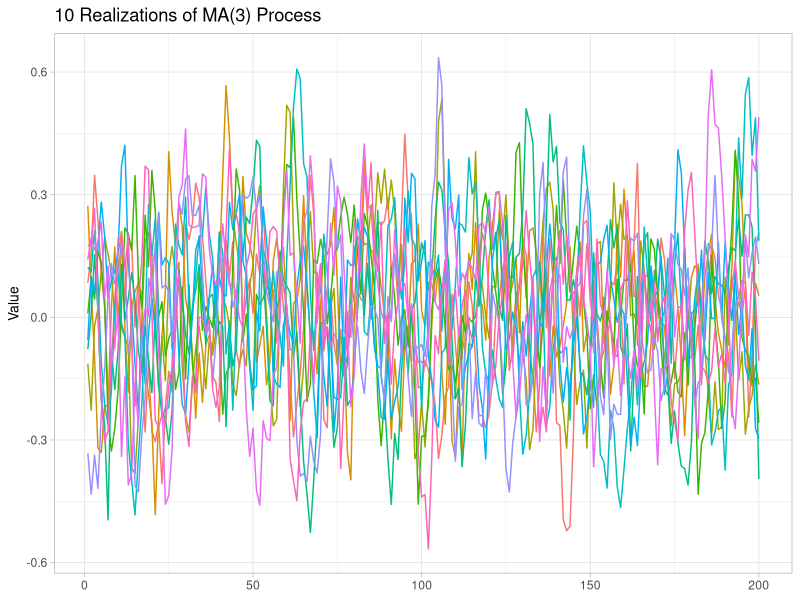
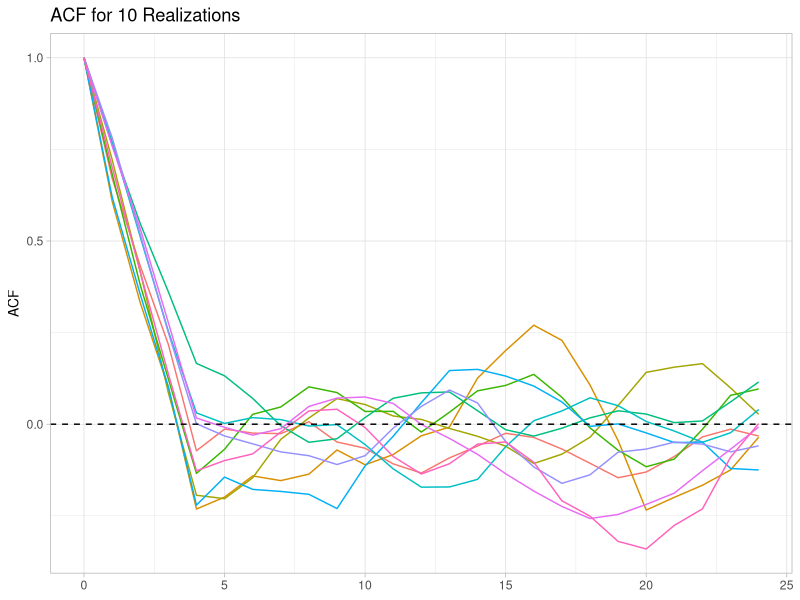
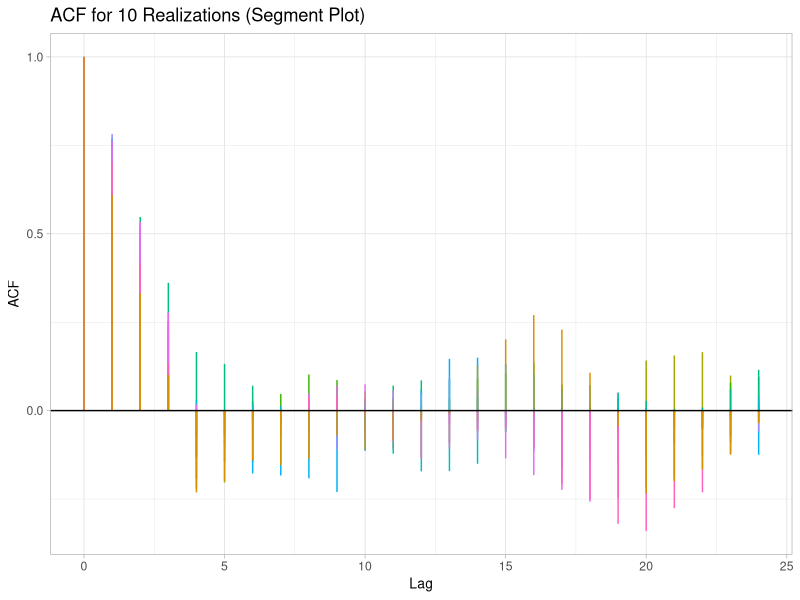
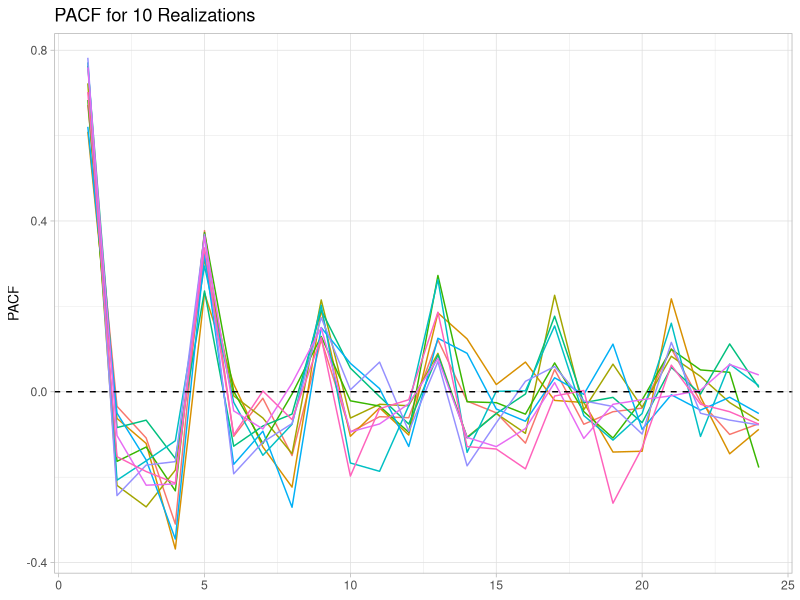
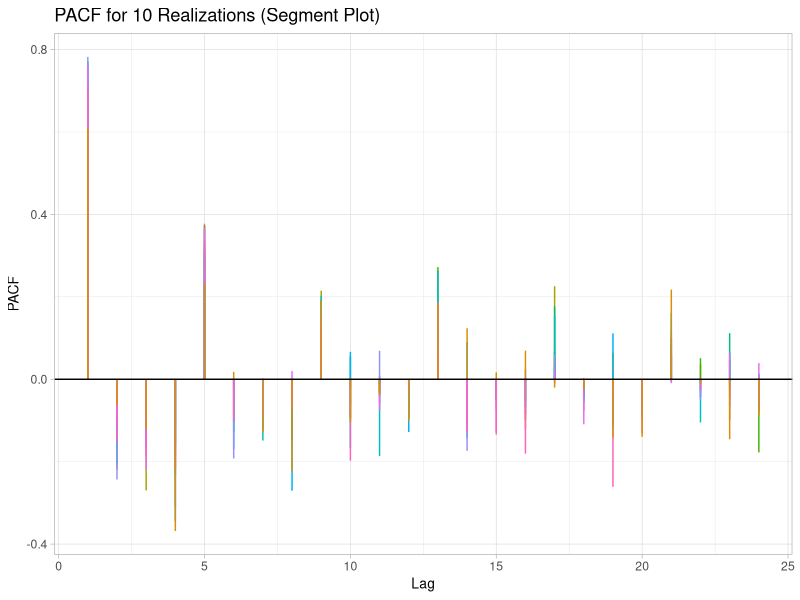
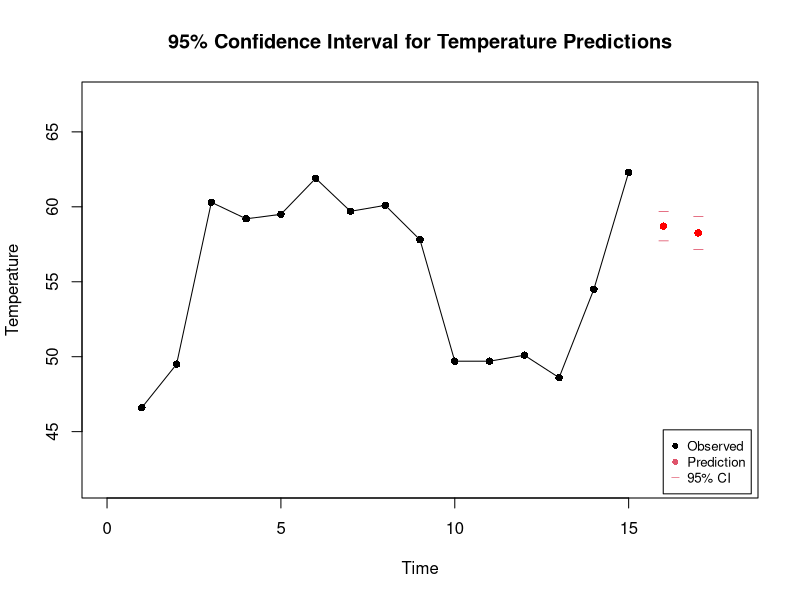
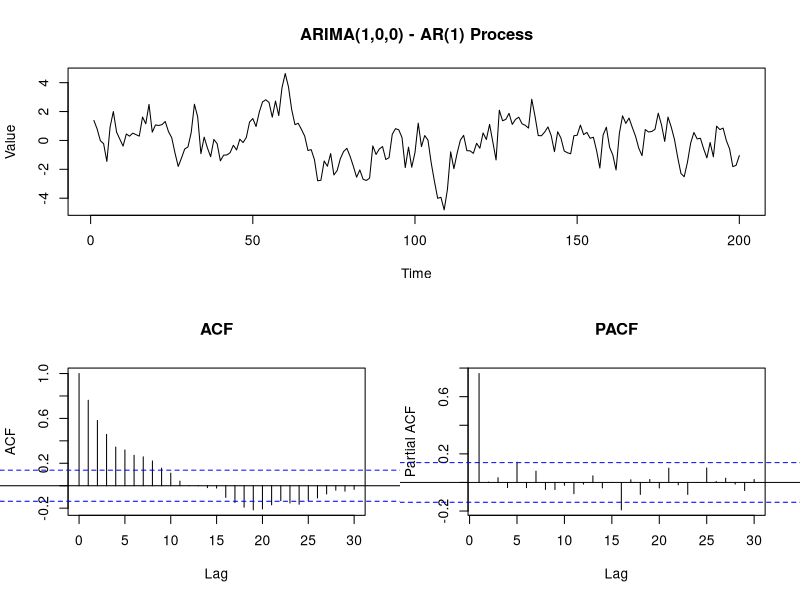
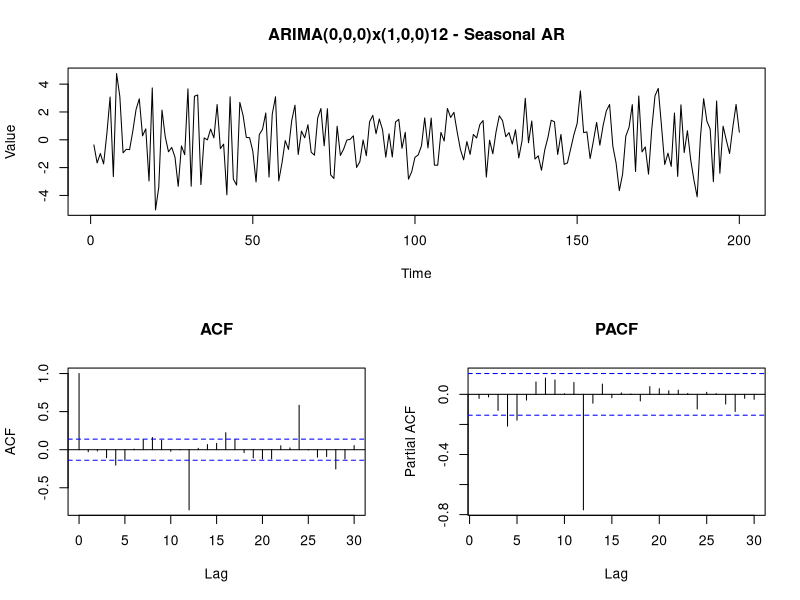

The R source for these figures, in order:
# Panagiotis Tsagkaroulis
# Time Series Analysis Script - Runnable Version

rm(list=ls())

# Install and load required packages
if(!require(tseries)) install.packages("tseries", repos='http://cran.rstudio.com/')
if(!require(tidyr)) install.packages("tidyr", repos='http://cran.rstudio.com/')
if(!require(ggplot2)) install.packages("ggplot2", repos='http://cran.rstudio.com/')

library(tseries)
library(tidyr)
library(ggplot2)

##============================================================================
## Part 1: Check stationarity of MA(3) process
##============================================================================

cat("\n=== Part 1: MA(3) Process Analysis ===\n")

# Check stationarity by finding roots
zroots <- polyroot(c(1, 1, 1, 1))
cat("Roots of MA polynomial:\n")
print(zroots)
cat("Absolute values of roots:\n")
print(abs(zroots))

##============================================================================
## Part 2: Simulate 10 realizations with 200 observations
##============================================================================

cat("\n=== Part 2: Simulating MA(3) Process ===\n")

set.seed(123)  # For reproducibility

# Simulate 10 realizations
sim1 <- cbind("Time" = 1:200, 
              replicate(10, arima.sim(model = list(ma = c(1, 1, 1), order = c(0, 0, 3)), 
                                     sd = 0.1, n = 200)))
colnames(sim1) <- c('Time', '1', '2', '3', '4', '5', '6', '7', '8', '9', '10')

# Convert to long format for plotting
dfsim1 <- pivot_longer(as.data.frame(sim1), cols = 2:11, names_to = "name", values_to = "value")

# Plot the 10 realizations
p <- ggplot(dfsim1, aes(y = value, color = name, x = Time)) + 
  geom_line() +
  theme_light() +
  theme(axis.title = element_text(size = 10), 
        legend.position = "none",
        axis.title.x = element_blank()) +
  labs(title = "10 Realizations of MA(3) Process", y = "Value")

print(p)

##============================================================================
## Part 3: Estimate and plot ACF for each realization
##============================================================================

cat("\n=== Part 3: ACF Analysis ===\n")

# Calculate ACF for each realization
acf_list <- lapply(2:11, function(i) {
  acf(sim1[, i], lag.max = 24, plot = FALSE)$acf
})

acfsim1 <- cbind("Lag" = 0:24, do.call(cbind, acf_list))
colnames(acfsim1) <- c("Lag", "1", "2", "3", "4", "5", "6", "7", "8", "9", "10")

dfacfsim1 <- pivot_longer(as.data.frame(acfsim1), cols = 2:11, names_to = "name", values_to = "value")

# Plot ACF as lines
p1 <- ggplot(dfacfsim1, aes(y = value, color = name, x = Lag)) + 
  geom_line() +
  theme_light() +
  theme(axis.title = element_text(size = 10), 
        legend.position = "none",
        axis.title.x = element_blank()) + 
  labs(y = "ACF", title = "ACF for 10 Realizations") +
  geom_hline(yintercept = 0, linetype = "dashed")

print(p1)

# Alternative: Plot ACF as segments (classical form)
p1_seg <- ggplot(dfacfsim1, aes(y = value, color = name, x = Lag)) + 
  geom_segment(aes(xend = Lag, yend = 0)) +
  theme_light() +
  theme(axis.title = element_text(size = 10), 
        legend.position = "none") + 
  labs(y = "ACF", x = "Lag", title = "ACF for 10 Realizations (Segment Plot)") +
  geom_hline(yintercept = 0)

print(p1_seg)

##============================================================================
## Part 4: Estimate and plot PACF for each realization
##============================================================================

cat("\n=== Part 4: PACF Analysis ===\n")

# Calculate PACF for each realization
pacf_list <- lapply(2:11, function(i) {
  pacf(sim1[, i], lag.max = 24, plot = FALSE)$acf
})

pacfsim1 <- cbind("Lag" = 1:24, do.call(cbind, pacf_list))
colnames(pacfsim1) <- c("Lag", "1", "2", "3", "4", "5", "6", "7", "8", "9", "10")

dfpacfsim1 <- pivot_longer(as.data.frame(pacfsim1), cols = 2:11, names_to = "name", values_to = "value")

# Plot PACF as lines
p2 <- ggplot(dfpacfsim1, aes(y = value, color = name, x = Lag)) + 
  geom_line() +
  theme_light() +
  theme(axis.title = element_text(size = 10), 
        legend.position = "none",
        axis.title.x = element_blank()) + 
  labs(y = "PACF", title = "PACF for 10 Realizations") +
  geom_hline(yintercept = 0, linetype = "dashed")

print(p2)

# Alternative: Plot PACF as segments
p2_seg <- ggplot(dfpacfsim1, aes(y = value, color = name, x = Lag)) + 
  geom_segment(aes(xend = Lag, yend = 0)) +
  theme_light() +
  theme(axis.title = element_text(size = 10), 
        legend.position = "none") + 
  labs(y = "PACF", x = "Lag", title = "PACF for 10 Realizations (Segment Plot)") +
  geom_hline(yintercept = 0)

print(p2_seg)

##============================================================================
## Part 5: Calculate variance of each realization
##============================================================================

cat("\n=== Part 5: Variance Analysis ===\n")

Variance <- apply(sim1[, 2:11], 2, var)
cat("Variance of each realization:\n")
print(Variance)
cat("\nMean variance:", mean(Variance), "\n")

##============================================================================
## Part 6: Predicting temperatures in district heating network
##============================================================================

cat("\n=== Part 6: Temperature Prediction ===\n")

# Create data frame
year <- c(rep(2016, 4), rep(2017, 11))
month <- c(9:12, 1:11)
temp <- c(46.6, 49.5, 60.3, 59.2, 59.5, 61.9, 59.7, 60.1, 57.8, 49.7, 49.7, 50.1, 48.6, 54.5, 62.3)
df <- data.frame(year, month, temp)

cat("Temperature data:\n")
print(df)

# Transform data (mu = 55)
X.t <- df$temp - 55
X.len <- length(X.t)

# Predictions
X.hat2017M12 <- 0.5 * X.t[X.len] - 0.3 * X.t[X.len - 1] + 0.9 * X.t[X.len - 11] - 
                0.45 * X.t[X.len - 12] + 0.27 * X.t[X.len - 13]

X.hat2018M1 <- 0.5 * X.hat2017M12 - 0.3 * X.t[X.len] + 0.9 * X.t[X.len - 10] - 
               0.45 * X.t[X.len - 11] + 0.27 * X.t[X.len - 12]

# Back-transformation
Y.hat2017M12 <- X.hat2017M12 + 55
Y.hat2018M1 <- X.hat2018M1 + 55

cat("\nPredicted temperature for 2017 M12:", Y.hat2017M12, "\n")
cat("Predicted temperature for 2018 M1:", Y.hat2018M1, "\n")

# Variance of prediction error
sigma.epsilon <- 0.5
V.epsilon2017M12 <- sigma.epsilon^2
V.epsilon2018M1 <- (1 + (0.5)^2) * (sigma.epsilon^2)

# 95% confidence interval
inter <- qnorm(0.975)

Y2017M12.low <- Y.hat2017M12 - inter * sqrt(V.epsilon2017M12)
Y2017M12.high <- Y.hat2017M12 + inter * sqrt(V.epsilon2017M12)
Y2018M1.low <- Y.hat2018M1 - inter * sqrt(V.epsilon2018M1)
Y2018M1.high <- Y.hat2018M1 + inter * sqrt(V.epsilon2018M1)

cat("\n95% CI for 2017 M12: [", Y2017M12.low, ",", Y2017M12.high, "]\n")
cat("95% CI for 2018 M1: [", Y2018M1.low, ",", Y2018M1.high, "]\n")

# Plot predictions with confidence intervals
prediction.interval.low <- c(Y2017M12.low, Y2018M1.low)
prediction.interval.high <- c(Y2017M12.high, Y2018M1.high)

time <- 1:15
plot(time, df$temp, 
     xlim = c(0, 18), 
     ylim = c(min(df$temp) - 5, max(df$temp) + 5),
     main = '95% Confidence Interval for Temperature Predictions',
     xlab = 'Time', 
     ylab = 'Temperature',
     pch = 16)

points(16, Y.hat2017M12, col = "red", pch = 16) 
points(17, Y.hat2018M1, col = "red", pch = 16)
points(16:17, prediction.interval.low, col = 2, pch = 95)
points(16:17, prediction.interval.high, col = 2, pch = 95)
lines(time, df$temp)

par(xpd = TRUE)
legend(x = "bottomright", 
       inset = 0.01, 
       legend = c("Observed", "Prediction", "95% CI"), 
       pch = c(16, 16, 95), 
       col = c(1, 2, 2), 
       cex = 0.8)

##============================================================================
## Part 7: Simulating Seasonal ARIMA Processes
##============================================================================

cat("\n=== Part 7: Seasonal ARIMA Simulations ===\n")

# Custom ARIMA simulation function (extended version)
arima.sim2 <- function(model, n, rand.gen = rnorm, innov = rand.gen(n, ...), 
                       n.start = NA, start.innov = rand.gen(n.start, ...), ...) {
  if (!is.list(model)) 
    stop("'model' must be list")
  if (n <= 0L) 
    stop("'n' must be strictly positive")
  
  p <- length(model$ar)
  if (p) {
    minroots <- min(Mod(polyroot(c(1, -model$ar))))
    if (minroots <= 1) 
      warning("'ar' part of model is not stationary")
  }
  
  q <- length(model$ma)
  if (is.na(n.start)) 
    n.start <- p + q + ifelse(p > 0, ceiling(6/log(minroots)), 0)
  if (n.start < p + q) 
    stop("burn-in 'n.start' must be as long as 'ar + ma'")
  
  d <- 0
  if (!is.null(ord <- model$order)) {
    if (length(ord) != 3L) 
      stop("'model$order' must be of length 3")
    if (p != ord[1L]) 
      stop("inconsistent specification of 'ar' order")
    if (q != ord[3L]) 
      stop("inconsistent specification of 'ma' order")
    d <- ord[2L]
    if (d != round(d) || d < 0) 
      stop("number of differences must be a positive integer")
  }
  
  if (!missing(start.innov) && length(start.innov) < n.start) 
    stop(sprintf(ngettext(n.start, "'start.innov' is too short: need %d point", 
                          "'start.innov' is too short: need %d points"), 
                 n.start), domain = NA)
  
  x <- ts(c(start.innov[seq_len(n.start)], innov[1L:n]), start = 1 - n.start)
  
  if (length(model$ma)) {
    x <- filter(x, c(1, model$ma), sides = 1L)
    x[seq_along(model$ma)] <- 0
  }
  
  if (length(model$ar)) 
    x <- filter(x, model$ar, method = "recursive")
  
  if (n.start > 0) 
    x <- x[-(seq_len(n.start))]
  
  if (d > 0) 
    x <- diffinv(x, differences = d)
  
  as.ts(x)
}

##----------------------------------------------------------------------------
## Model 1: ARIMA(1,0,0)x(0,0,0)12 with phi1 = 0.85
##----------------------------------------------------------------------------

cat("\n--- Model 1: AR(1) with phi1 = 0.85 ---\n")

set.seed(123)
sim3.1 <- arima.sim(model = list(ar = 0.85, order = c(1, 0, 0)), n = 200)

layout(matrix(c(1, 1, 2, 3), 2, 2, byrow = TRUE))
plot(sim3.1, main = 'ARIMA(1,0,0) - AR(1) Process', ylab = 'Value', xlab = 'Time')
acf(sim3.1, lag.max = 30, main = 'ACF')
pacf(sim3.1, lag.max = 30, main = 'PACF')

adf_result <- adf.test(sim3.1)
cat("ADF test p-value:", adf_result$p.value, "\n")

zroots1 <- polyroot(c(1, -0.85))
cat("Roots:", zroots1, "\n")
cat("Absolute values:", abs(zroots1), "\n")

dev.off()

##----------------------------------------------------------------------------
## Model 2: ARIMA(0,0,0)x(1,0,0)12 with PHI1 = -0.85
##----------------------------------------------------------------------------

cat("\n--- Model 2: Seasonal AR(1) with PHI1 = -0.85 ---\n")

set.seed(124)
sim3.2 <- arima.sim(model = list(ar = c(rep(0, 11), -0.85), order = c(12, 0, 0)), n = 200)

layout(matrix(c(1, 1, 2, 3), 2, 2, byrow = TRUE))
plot(sim3.2, main = 'ARIMA(0,0,0)x(1,0,0)12 - Seasonal AR', ylab = 'Value', xlab = 'Time')
acf(sim3.2, lag.max = 30, main = 'ACF')
pacf(sim3.2, lag.max = 30, main = 'PACF')

adf_result2 <- adf.test(sim3.2)
cat("ADF test p-value:", adf_result2$p.value, "\n")

zroots2 <- polyroot(c(1, rep(0, 11), -0.85))
len2 <- abs(zroots2)
cat("Absolute values of roots:", len2, "\n")

dev.off()

##----------------------------------------------------------------------------
## Model 3: ARIMA(1,0,0)x(0,0,1)12 with phi1 = 0.8, THETA1 = 0.9
##----------------------------------------------------------------------------

cat("\n--- Model 3: ARIMA(1,0,0)x(0,0,1)12 ---\n")

set.seed(125)
sim3.3 <- arima.sim(model = list(ar = 0.8, ma = c(rep(0, 11), 0.9), order = c(1, 0, 12)), n = 200)

layout(matrix(c(1, 1, 2, 3), 2, 2, byrow = TRUE))
plot(sim3.3, main = 'ARIMA(1,0,0)x(0,0,1)12', ylab = 'Value', xlab = 'Time')
acf(sim3.3, lag.max = 30, main = 'ACF')
pacf(sim3.3, lag.max = 30, main = 'PACF')

adf_result3 <- adf.test(sim3.3)
cat("ADF test p-value:", adf_result3$p.value, "\n")

zroots3 <- polyroot(c(1, rep(0, 11), 0.9))
len3 <- abs(zroots3)
cat("Absolute values of MA roots:", len3, "\n")

dev.off()

##----------------------------------------------------------------------------
## Model 4: ARIMA(1,0,0)x(1,0,0)12 with phi1 = 0.7, PHI1 = 0.8
##----------------------------------------------------------------------------

cat("\n--- Model 4: ARIMA(1,0,0)x(1,0,0)12 ---\n")

set.seed(126)
# For ARIMA(1,0,0)x(1,0,0)12: (1-phi1*B)(1-PHI1*B^12) = 1 - phi1*B - PHI1*B^12 + phi1*PHI1*B^13
# With phi1=0.7, PHI1=0.8: coefficients are [0.7, 0, 0, 0, 0, 0, 0, 0, 0, 0, 0, 0.8, -0.56]
tryCatch({
  sim3.4 <- arima.sim(model = list(ar = c(0.7, rep(0, 10), 0.8, -0.56), order = c(13, 0, 0)), n = 200)
}, warning = function(w) {
  cat("Warning in model simulation:", conditionMessage(w), "\n")
  # Continue anyway
  sim3.4 <<- arima.sim(model = list(ar = c(0.7, rep(0, 10), 0.8, -0.56), order = c(13, 0, 0)), n = 200)
}, error = function(e) {
  cat("Error in model simulation:", conditionMessage(e), "\n")
  cat("Using a more conservative AR specification...\n")
  # Use more conservative parameters
  sim3.4 <<- arima.sim(model = list(ar = c(0.5, rep(0, 10), 0.5, -0.25), order = c(13, 0, 0)), n = 200)
})

layout(matrix(c(1, 1, 2, 3), 2, 2, byrow = TRUE))
plot(sim3.4, main = 'ARIMA(1,0,0)x(1,0,0)12', ylab = 'Value', xlab = 'Time')
acf(sim3.4, lag.max = 30, main = 'ACF')
pacf(sim3.4, lag.max = 30, main = 'PACF')

adf_result4 <- adf.test(sim3.4)
cat("ADF test p-value:", adf_result4$p.value, "\n")

# Check AR polynomial roots
zroots4 <- polyroot(c(1, -0.7, rep(0, 10), -0.8, 0.56))
len4 <- abs(zroots4)
cat("Absolute values of AR roots (should be > 1 for stationarity):\n")
print(len4)

dev.off()

##----------------------------------------------------------------------------
## Model 5: ARIMA(2,0,0)x(1,0,0)12 with phi1 = 0.6, phi2 = -0.3, PHI1 = 0.8
##----------------------------------------------------------------------------

cat("\n--- Model 5: ARIMA(2,0,0)x(1,0,0)12 ---\n")

set.seed(127)
# For ARIMA(2,0,0)x(1,0,0)12: (1-phi1*B-phi2*B^2)(1-PHI1*B^12)
# With phi1=0.6, phi2=-0.3, PHI1=0.8
# Coefficients: [0.6, -0.3, 0, ..., 0, 0.8, -0.48, 0.24]
tryCatch({
  sim3.5 <- arima.sim(model = list(ar = c(0.6, -0.3, rep(0, 9), 0.8, -0.48, 0.24), 
                                   order = c(14, 0, 0)), n = 200)
}, warning = function(w) {
  cat("Warning in model simulation:", conditionMessage(w), "\n")
  # Continue anyway
  sim3.5 <<- arima.sim(model = list(ar = c(0.6, -0.3, rep(0, 9), 0.8, -0.48, 0.24), 
                                    order = c(14, 0, 0)), n = 200)
}, error = function(e) {
  cat("Error in model simulation:", conditionMessage(e), "\n")
  cat("Using a more conservative AR specification...\n")
  # Use more conservative parameters
  sim3.5 <<- arima.sim(model = list(ar = c(0.5, -0.2, rep(0, 9), 0.6, -0.3, 0.12), 
                                    order = c(14, 0, 0)), n = 200)
})

layout(matrix(c(1, 1, 2, 3), 2, 2, byrow = TRUE))
plot(sim3.5, main = 'ARIMA(2,0,0)x(1,0,0)12', ylab = 'Value', xlab = 'Time')
acf(sim3.5, lag.max = 30, main = 'ACF')
pacf(sim3.5, lag.max = 30, main = 'PACF')

adf_result5 <- adf.test(sim3.5)
cat("ADF test p-value:", adf_result5$p.value, "\n")

# Check AR polynomial roots
zroots5 <- polyroot(c(1, -0.6, 0.3, rep(0, 9), -0.8, 0.48, -0.24))
len5 <- abs(zroots5)
cat("Absolute values of AR roots (should be > 1 for stationarity):\n")
print(len5)

dev.off()

##----------------------------------------------------------------------------
## Model 6: ARIMA(0,0,1)x(0,0,1)12 with theta1 = -0.4, THETA1 = 0.8
##----------------------------------------------------------------------------

cat("\n--- Model 6: ARIMA(0,0,1)x(0,0,1)12 ---\n")

set.seed(128)
sim3.6 <- arima.sim(model = list(ma = c(-0.4, rep(0, 10), 0.8, -0.32), order = c(0, 0, 13)), n = 200)

layout(matrix(c(1, 1, 2, 3), 2, 2, byrow = TRUE))
plot(sim3.6, main = 'ARIMA(0,0,1)x(0,0,1)12', ylab = 'Value', xlab = 'Time')
acf(sim3.6, lag.max = 30, main = 'ACF')
pacf(sim3.6, lag.max = 30, main = 'PACF')

adf_result6 <- adf.test(sim3.6)
cat("ADF test p-value:", adf_result6$p.value, "\n")

# Check MA polynomial roots (note: for invertibility, roots should be > 1)
zroots6 <- polyroot(c(1, -0.4, rep(0, 10), 0.8, -0.32))
len6 <- abs(zroots6)
cat("Absolute values of MA roots (should be > 1 for invertibility):\n")
print(len6)

dev.off()

cat("\n=== Script completed successfully! ===\n")